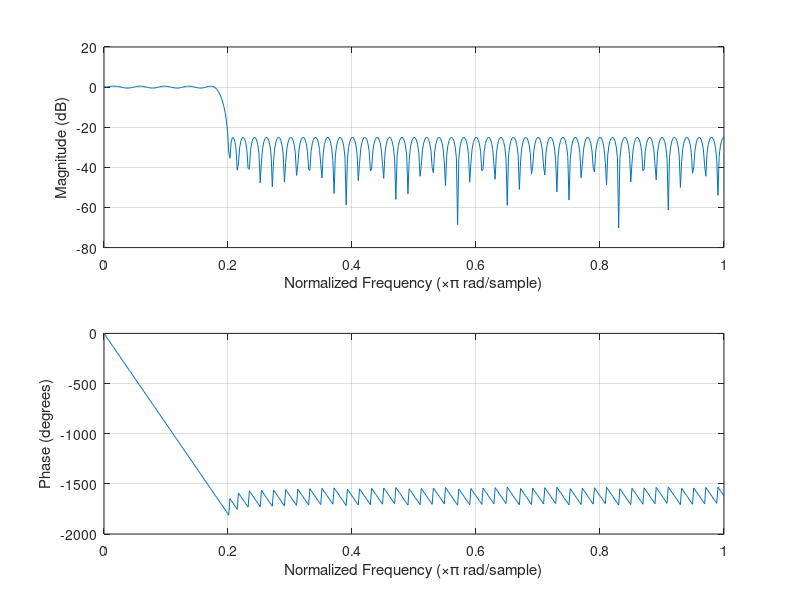

Write MATLAB code to recreate this figure.
% n = 1:10000;
% x1 = cos(100*pi/20000*n);
% x2 = cos(100*pi/2000*n);
% 
% soundsc(x1,20000);
% pause
% soundsc(x2,2000);


h = firpm(100,[0 0.18,0.20,1],[1 1 0 0]);
freqz(h,1)
